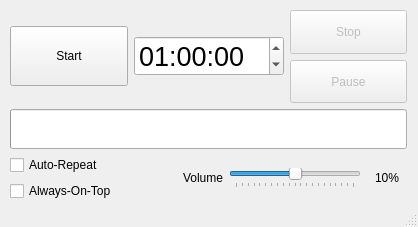
<?xml version="1.0" encoding="UTF-8"?>
<ui version="4.0">
 <class>MainWindow</class>
 <widget class="QMainWindow" name="MainWindow">
  <property name="geometry">
   <rect>
    <x>0</x>
    <y>0</y>
    <width>418</width>
    <height>227</height>
   </rect>
  </property>
  <property name="sizePolicy">
   <sizepolicy hsizetype="Preferred" vsizetype="Preferred">
    <horstretch>0</horstretch>
    <verstretch>0</verstretch>
   </sizepolicy>
  </property>
  <property name="windowTitle">
   <string>Timer</string>
  </property>
  <property name="windowIcon">
   <iconset>
    <normaloff>:/trayIcon.png</normaloff>:/trayIcon.png</iconset>
  </property>
  <widget class="QWidget" name="centralwidget">
   <widget class="QWidget" name="verticalLayoutWidget">
    <property name="geometry">
     <rect>
      <x>10</x>
      <y>10</y>
      <width>397</width>
      <height>191</height>
     </rect>
    </property>
    <layout class="QVBoxLayout" name="verticalLayout">
     <property name="sizeConstraint">
      <enum>QLayout::SetDefaultConstraint</enum>
     </property>
     <item>
      <layout class="QHBoxLayout" name="horizontalLayout_2">
       <item>
        <widget class="QPushButton" name="btnStart">
         <property name="sizePolicy">
          <sizepolicy hsizetype="Preferred" vsizetype="Fixed">
           <horstretch>0</horstretch>
           <verstretch>0</verstretch>
          </sizepolicy>
         </property>
         <property name="minimumSize">
          <size>
           <width>0</width>
           <height>60</height>
          </size>
         </property>
         <property name="text">
          <string>Start</string>
         </property>
         <property name="flat">
          <bool>false</bool>
         </property>
        </widget>
       </item>
       <item>
        <widget class="QTimeEdit" name="timeEdit">
         <property name="sizePolicy">
          <sizepolicy hsizetype="Preferred" vsizetype="Fixed">
           <horstretch>0</horstretch>
           <verstretch>0</verstretch>
          </sizepolicy>
         </property>
         <property name="minimumSize">
          <size>
           <width>150</width>
           <height>0</height>
          </size>
         </property>
         <property name="font">
          <font>
           <pointsize>20</pointsize>
          </font>
         </property>
         <property name="currentSection">
          <enum>QDateTimeEdit::HourSection</enum>
         </property>
         <property name="displayFormat">
          <string>HH:mm:ss</string>
         </property>
         <property name="time">
          <time>
           <hour>1</hour>
           <minute>0</minute>
           <second>0</second>
          </time>
         </property>
        </widget>
       </item>
       <item>
        <layout class="QVBoxLayout" name="verticalLayout_2">
         <item>
          <widget class="QPushButton" name="btnStop">
           <property name="enabled">
            <bool>false</bool>
           </property>
           <property name="sizePolicy">
            <sizepolicy hsizetype="Preferred" vsizetype="Preferred">
             <horstretch>0</horstretch>
             <verstretch>0</verstretch>
            </sizepolicy>
           </property>
           <property name="minimumSize">
            <size>
             <width>0</width>
             <height>0</height>
            </size>
           </property>
           <property name="text">
            <string>Stop</string>
           </property>
          </widget>
         </item>
         <item>
          <widget class="QPushButton" name="btnPause">
           <property name="enabled">
            <bool>false</bool>
           </property>
           <property name="sizePolicy">
            <sizepolicy hsizetype="Preferred" vsizetype="Preferred">
             <horstretch>0</horstretch>
             <verstretch>0</verstretch>
            </sizepolicy>
           </property>
           <property name="minimumSize">
            <size>
             <width>0</width>
             <height>0</height>
            </size>
           </property>
           <property name="text">
            <string>Pause</string>
           </property>
          </widget>
         </item>
        </layout>
       </item>
      </layout>
     </item>
     <item>
      <widget class="QProgressBar" name="progressBar">
       <property name="sizePolicy">
        <sizepolicy hsizetype="Preferred" vsizetype="Fixed">
         <horstretch>0</horstretch>
         <verstretch>0</verstretch>
        </sizepolicy>
       </property>
       <property name="minimumSize">
        <size>
         <width>0</width>
         <height>40</height>
        </size>
       </property>
       <property name="font">
        <font>
         <kerning>true</kerning>
        </font>
       </property>
       <property name="value">
        <number>0</number>
       </property>
       <property name="textVisible">
        <bool>false</bool>
       </property>
      </widget>
     </item>
     <item>
      <layout class="QHBoxLayout" name="horizontalLayout">
       <item>
        <layout class="QVBoxLayout" name="verticalLayout_5">
         <property name="sizeConstraint">
          <enum>QLayout::SetMinimumSize</enum>
         </property>
         <property name="rightMargin">
          <number>20</number>
         </property>
         <item>
          <widget class="QCheckBox" name="cboxRepeat">
           <property name="sizePolicy">
            <sizepolicy hsizetype="Minimum" vsizetype="Fixed">
             <horstretch>0</horstretch>
             <verstretch>0</verstretch>
            </sizepolicy>
           </property>
           <property name="text">
            <string>Auto-Repeat</string>
           </property>
          </widget>
         </item>
         <item>
          <widget class="QCheckBox" name="cboxAlwaysOnTop">
           <property name="sizePolicy">
            <sizepolicy hsizetype="Minimum" vsizetype="Fixed">
             <horstretch>0</horstretch>
             <verstretch>0</verstretch>
            </sizepolicy>
           </property>
           <property name="text">
            <string>Always-On-Top</string>
           </property>
          </widget>
         </item>
        </layout>
       </item>
       <item>
        <spacer name="horizontalSpacer">
         <property name="orientation">
          <enum>Qt::Horizontal</enum>
         </property>
         <property name="sizeType">
          <enum>QSizePolicy::Fixed</enum>
         </property>
         <property name="sizeHint" stdset="0">
          <size>
           <width>40</width>
           <height>20</height>
          </size>
         </property>
        </spacer>
       </item>
       <item>
        <widget class="QLabel" name="label">
         <property name="sizePolicy">
          <sizepolicy hsizetype="Preferred" vsizetype="Fixed">
           <horstretch>0</horstretch>
           <verstretch>0</verstretch>
          </sizepolicy>
         </property>
         <property name="text">
          <string>Volume</string>
         </property>
        </widget>
       </item>
       <item>
        <widget class="QSlider" name="sldVolume">
         <property name="maximum">
          <number>100</number>
         </property>
         <property name="value">
          <number>50</number>
         </property>
         <property name="orientation">
          <enum>Qt::Horizontal</enum>
         </property>
         <property name="tickPosition">
          <enum>QSlider::TicksBelow</enum>
         </property>
         <property name="tickInterval">
          <number>5</number>
         </property>
        </widget>
       </item>
       <item>
        <widget class="QLabel" name="lblVolume">
         <property name="sizePolicy">
          <sizepolicy hsizetype="Fixed" vsizetype="Fixed">
           <horstretch>0</horstretch>
           <verstretch>0</verstretch>
          </sizepolicy>
         </property>
         <property name="minimumSize">
          <size>
           <width>40</width>
           <height>0</height>
          </size>
         </property>
         <property name="text">
          <string>10%</string>
         </property>
         <property name="alignment">
          <set>Qt::AlignCenter</set>
         </property>
        </widget>
       </item>
      </layout>
     </item>
    </layout>
   </widget>
  </widget>
  <widget class="QStatusBar" name="statusBar"/>
  <action name="actionSeconds">
   <property name="checkable">
    <bool>true</bool>
   </property>
   <property name="text">
    <string>Seconds</string>
   </property>
  </action>
  <action name="actionMinutes">
   <property name="checkable">
    <bool>true</bool>
   </property>
   <property name="checked">
    <bool>true</bool>
   </property>
   <property name="text">
    <string>Minutes</string>
   </property>
  </action>
 </widget>
 <resources/>
 <connections/>
</ui>
